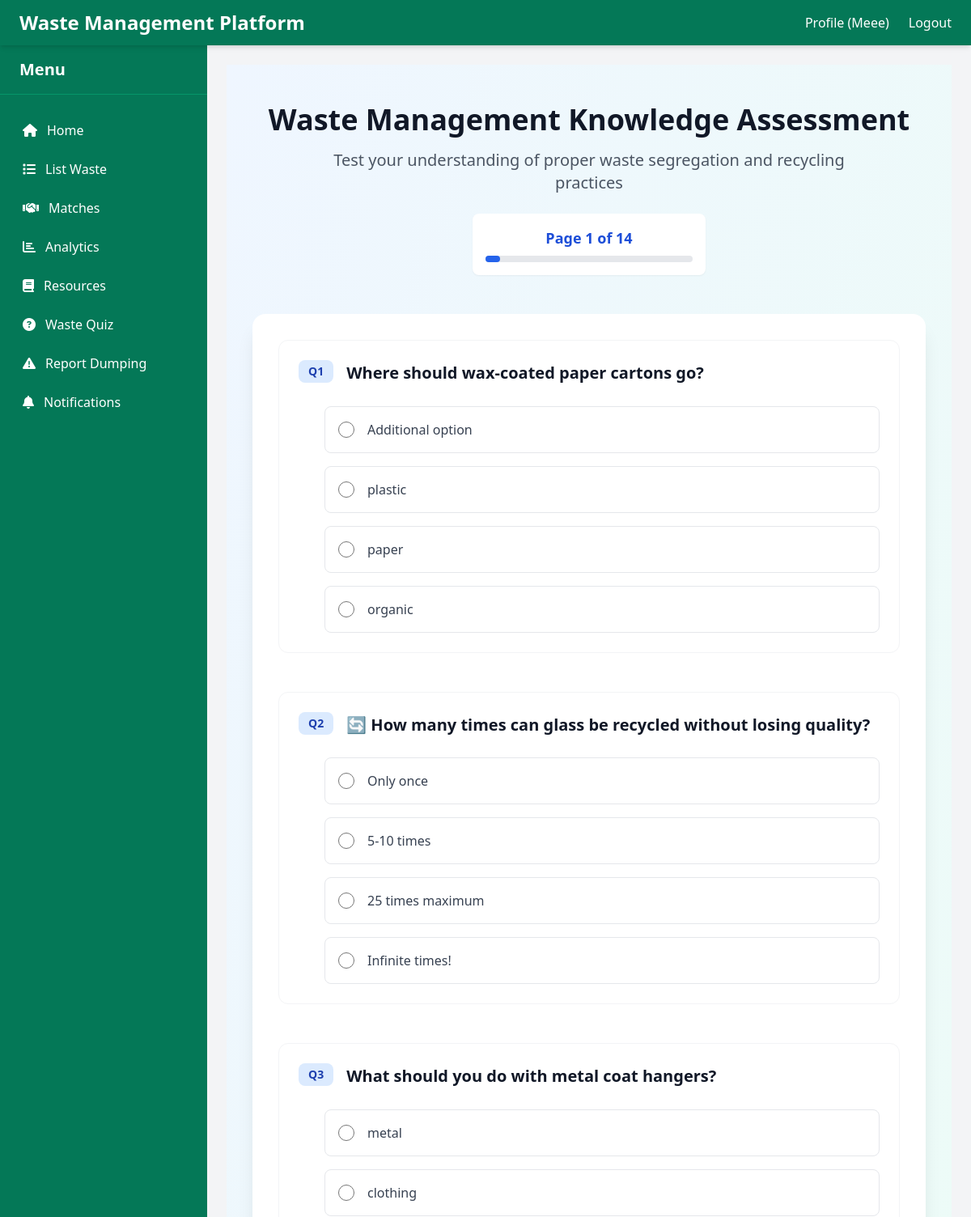
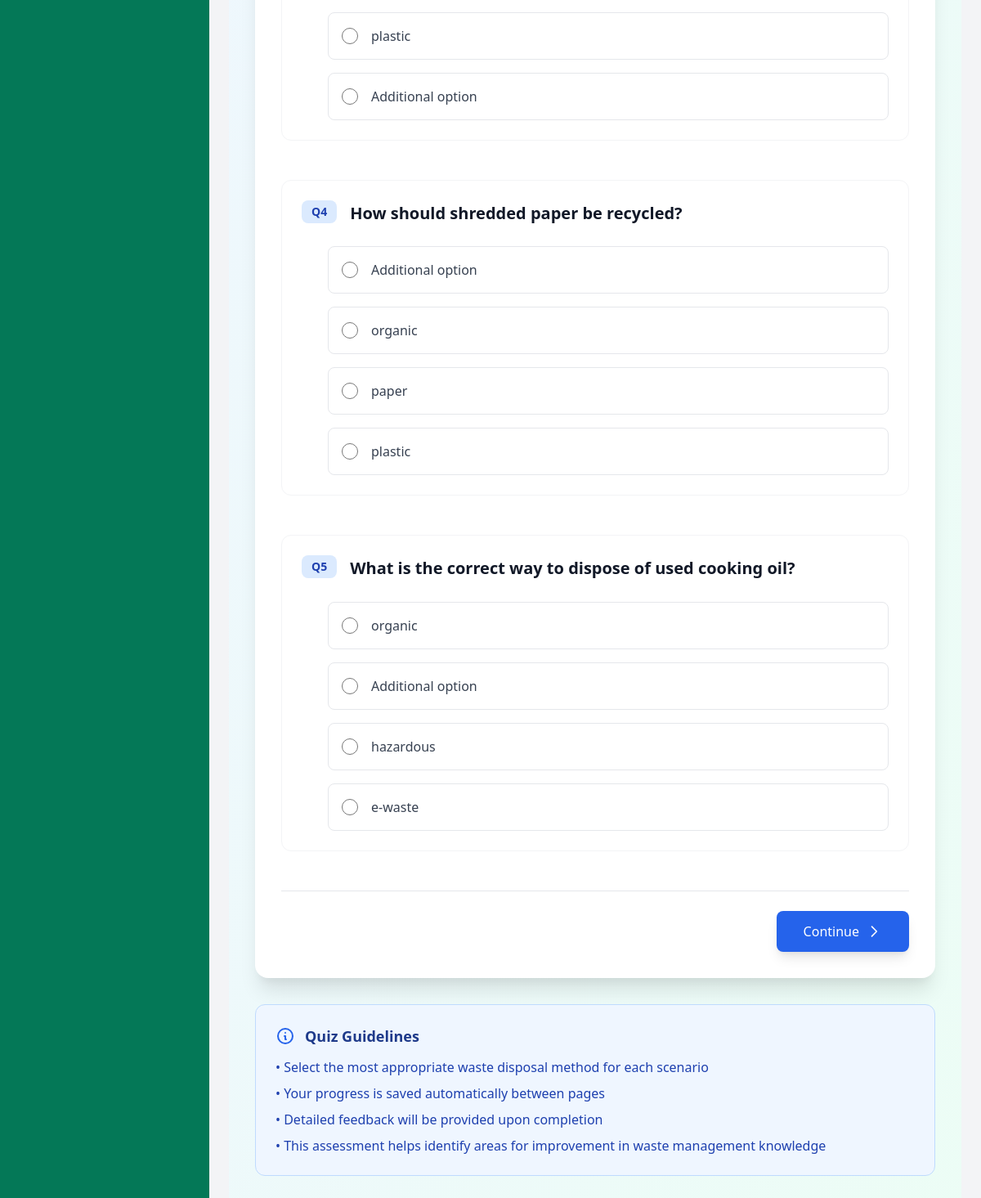
The page /educ/quiz/ (signed in) on the database its author committed (2 pictures, top to bottom).
### educ/models.py (models this page shows, shortened)
class QuizQuestion(models.Model):
    DIFFICULTY_CHOICES = [
        ('easy', 'Easy'),
        ('medium', 'Medium'),
        ('hard', 'Hard'),
    ]
    question = models.CharField(max_length=200)
    correct_answer = models.CharField(max_length=255)  # Increased length for text answers
    wrong_answer_1 = models.CharField(max_length=255)  # Increased length for text answers
    wrong_answer_2 = models.CharField(max_length=255)  # Increased length for text answers
    wrong_answer_3 = models.CharField(max_length=255)  # Increased length for text answers
    explanation = models.TextField()
    difficulty = models.CharField(max_length=10, choices=DIFFICULTY_CHOICES, default='easy')
    points = models.IntegerField(default=10)
    created_at = models.DateTimeField(auto_now_add=True)
    updated_at = models.DateTimeField(auto_now=True)
    class Meta:
        verbose_name = "Quiz Question"
        verbose_name_plural = "Quiz Questions"
        ordering = ['-created_at']
    def get_shuffled_answers(self):
        answers = [
            self.correct_answer,
            self.wrong_answer_1,
            self.wrong_answer_2,
            self.wrong_answer_3
        ]
        random.shuffle(answers)
        return answers

### educ/views.py (the view, shortened to what this page needs)
# urls.py: path('quiz/', views.waste_quiz, name='waste_quiz'),
@login_required
def waste_quiz(request):
    questions = QuizQuestion.objects.all().order_by('?')  # Randomize questions
    paginator = Paginator(questions, 5)
    page_number = int(request.GET.get('page', 1))
    page_obj = paginator.get_page(page_number)
    return render(request, "educ/quiz.html", {
        "page_obj": page_obj,
        "current_page": page_number,
        "total_pages": paginator.num_pages,
    })

### matching/templatetags/notification_tags.py (called while the page is built)
@register.filter
def unread_notifications_count(user):
    if user.is_authenticated:
        return Notification.objects.filter(recipient=user, is_read=False).count()
    return 0

### templates/educ/quiz.html (shortened to what this page needs)
{% extends "base.html" %}
{% load quiz_filters %}
{% block content %}
<div class="min-h-screen bg-gradient-to-br from-blue-50 to-green-50 py-12 px-4 sm:px-6 lg:px-8">
    <div class="max-w-4xl mx-auto">
        <div class="text-center mb-12">
            <h1 class="text-4xl font-bold text-gray-900 mb-4">
                Waste Management Knowledge Assessment
            </h1>
            <p class="text-xl text-gray-600 max-w-2xl mx-auto">
                Test your understanding of proper waste segregation and recycling practices
            </p>
            <div class="mt-6 bg-white rounded-lg shadow-sm p-4 inline-block">
                <span class="text-lg font-semibold text-blue-700">
                    Page {{ current_page }} of {{ total_pages }}
                </span>
                <div class="w-64 bg-gray-200 rounded-full h-2 mt-2">
                    <div class="bg-blue-600 h-2 rounded-full"
                         style="width: {% widthratio current_page total_pages 100 %}%"></div>
                </div>
            </div>
        </div>
        <form method="post" class="bg-white rounded-2xl shadow-xl p-8 mb-8">
            {% for question in page_obj %}
            <div class="mb-12 p-6 border border-gray-100 rounded-xl hover:border-blue-200 transition-all duration-300">
                <div class="flex items-start mb-6">
                    <span class="bg-blue-100 text-blue-800 font-bold px-3 py-1 rounded-lg text-sm mr-4">
                        Q{{ forloop.counter|add:page_obj.start_index|add:"-1" }}
                    </span>
                    <h3 class="text-xl font-semibold text-gray-900 leading-relaxed">
                        {{ question.question }}
                    </h3>
                </div>
                <div class="space-y-4 ml-8">
                    {% with question.get_shuffled_answers as answers %}
                    {% for answer in answers %}
                    <label class="flex items-center space-x-4 p-4 rounded-lg border border-gray-200 hover:bg-gray-50 cursor-pointer transition-colors duration-200">
                        <input type="radio" name="question_{{ question.id }}" value="{{ answer }}"
                               class="h-5 w-5 text-blue-600 border-gray-400 focus:ring-blue-500"
                               {% if user_answers and user_answers|get_item:question.id == answer %}checked{% endif %}>
                        <span class="text-gray-700">{{ answer }}</span>
                    </label>
                    {% endfor %}
                    {% endwith %}
                </div>
            </div>
            {% endfor %}
            <div class="flex justify-between items-center pt-6 border-t border-gray-200">
                {% if page_obj.has_next %}
                    <button type="submit"
                            class="inline-flex items-center px-8 py-3 border border-transparent text-base font-medium rounded-lg text-white bg-blue-600 hover:bg-blue-700 focus:outline-none focus:ring-2 focus:ring-offset-2 focus:ring-blue-500 transition-colors duration-200 shadow-lg">
                        Continue
                        <svg class="w-5 h-5 ml-2" fill="none" stroke="currentColor" viewBox="0 0 24 24">
                            <path stroke-linecap="round" stroke-linejoin="round" stroke-width="2" d="M9 5l7 7-7 7"/>
                        </svg>
                    </button>
                {% endif %}
            </div>
        </form>
        <div class="bg-blue-50 border border-blue-200 rounded-xl p-6">
            <div class="flex items-center mb-3">
                <svg class="w-6 h-6 text-blue-600 mr-3" fill="none" stroke="currentColor" viewBox="0 0 24 24">
                    <path stroke-linecap="round" stroke-linejoin="round" stroke-width="2" d="M13 16h-1v-4h-1m1-4h.01M21 12a9 9 0 11-18 0 9 9 0 0118 0z"/>
                </svg>
                <h4 class="text-lg font-semibold text-blue-900">Quiz Guidelines</h4>
            </div>
            <ul class="text-blue-800 space-y-2">
                <li>• Select the most appropriate waste disposal method for each scenario</li>
                <li>• Your progress is saved automatically between pages</li>
                <li>• Detailed feedback will be provided upon completion</li>
                <li>• This assessment helps identify areas for improvement in waste management knowledge</li>
            </ul>
        </div>
    </div>
</div>
{% endblock %}

### templates/base.html (shortened to what this page needs)
<!DOCTYPE html>
{% load notification_tags %}
 {% load static %}
<html lang="en">
<head>
  <link href="https://cdn.jsdelivr.net/npm/tailwindcss@2.2.19/dist/tailwind.min.css" rel="stylesheet" />
  <link rel="stylesheet" href="https://cdnjs.cloudflare.com/ajax/libs/font-awesome/5.15.4/css/all.min.css" />
  {% load static %}
  <link rel="stylesheet" href="{% static 'css/style.css' %}" />
  <link rel="stylesheet" href="https://cdnjs.cloudflare.com/ajax/libs/font-awesome/6.4.0/css/all.min.css">
</head>
<body class="bg-gray-100 flex flex-col min-h-screen">
  <header class="bg-green-700 text-white shadow-md flex justify-between items-center px-6 py-3 sticky top-0 z-40">
    <div class="flex items-center">
      <a href="{% url 'home' %}" class="text-2xl font-extrabold hover:text-green-300 transition">
        Waste Management Platform
      </a>
    </div>
    <nav class="hidden md:flex space-x-6 font-medium">
      {% if user.is_authenticated %}
        <a href="{% url 'profile' %}" class="hover:text-green-300 transition">Profile ({{ user.username }})</a>
        <a href="{% url 'logout' %}" class="hover:text-green-300 transition">Logout</a>
      {% else %}
        <a href="{% url 'login' %}" class="hover:text-green-300 transition">Login</a>
      {% endif %}
    </nav>
  </header>
  <div class="flex flex-1 min-h-0">
    <aside class="bg-green-700 text-white w-64 flex-shrink-0 flex flex-col transition-transform transform md:translate-x-0 -translate-x-full md:relative fixed top-0 bottom-0 z-30"
      id="sidebar">
      <div class="flex items-center justify-between px-6 py-4 border-b border-green-600">
        <span class="text-xl font-bold">Menu</span>
      </div>
      <nav class="flex flex-col flex-grow overflow-y-auto px-4 py-6 space-y-2">
        <a href="{% url 'home' %}" class="flex items-center px-3 py-2 rounded hover:bg-green-600 transition">
          <i class="fas fa-home mr-3"></i> Home
        </a>
        {% if not is_quick_access and user.is_authenticated %}
          {% if user.profile.user_type != 'recycler' %}
            <a href="{% url 'waste_list' %}" class="flex items-center px-3 py-2 rounded hover:bg-green-600 transition">
              <i class="fas fa-list mr-3"></i> List Waste
            </a>
          {% endif %}
          <a href="{% url 'matches' %}" class="flex items-center px-3 py-2 rounded hover:bg-green-600 transition">
            <i class="fas fa-handshake mr-3"></i> Matches
          </a>
          <a href="{% url 'analytics' %}" class="flex items-center px-3 py-2 rounded hover:bg-green-600 transition">
            <i class="fas fa-chart-bar mr-3"></i> Analytics
          </a>
        {% endif %}
        <a href="{% url 'resources' %}" class="flex items-center px-3 py-2 rounded hover:bg-green-600 transition">
          <i class="fas fa-book mr-3"></i> Resources
        </a>
        <a href="{% url 'waste_quiz' %}" class="flex items-center px-3 py-2 rounded hover:bg-green-600 transition">
          <i class="fas fa-question-circle mr-3"></i> Waste Quiz
        </a>
        <a href="{% url 'report_dumping' %}" class="flex items-center px-3 py-2 rounded hover:bg-green-600 transition">
          <i class="fas fa-exclamation-triangle mr-3"></i> Report Dumping
        </a>
        {% if user.is_authenticated %}
          <a href="{% url 'notifications' %}" class="flex items-center px-3 py-2 rounded hover:bg-green-600 relative transition" aria-label="Notifications">
            <i class="fas fa-bell mr-3"></i> Notifications
          </a>
        {% endif %}
      </nav>
    </aside>
    <main class="flex-1 p-6 overflow-auto max-h-screen">
      {% block content %}{% endblock %}
    </main>
  </div>
</body>
</html>

### rows shown on the page
QuizQuestion: question "Where should wax-coated paper cartons go?", answers "Additional option" "plastic" "paper" "organic"
QuizQuestion: question "🔄 How many times can glass be recycled without losing quality?", answers "Only once" "5-10 times" "25 times maximum" "Infinite times!"
QuizQuestion: question "What should you do with metal coat hangers?", answers "metal" "clothing" "plastic" "Additional option"
QuizQuestion: question "How should shredded paper be recycled?", answers "Additional option" "organic" "paper" "plastic"
QuizQuestion: question "What is the correct way to dispose of used cooking oil?", answers "organic" "Additional option" "hazardous" "e-waste"

### other values the page prints
{{ user.username }} "Meee"
{{ current_page }} "1"
{{ total_pages }} "14"
